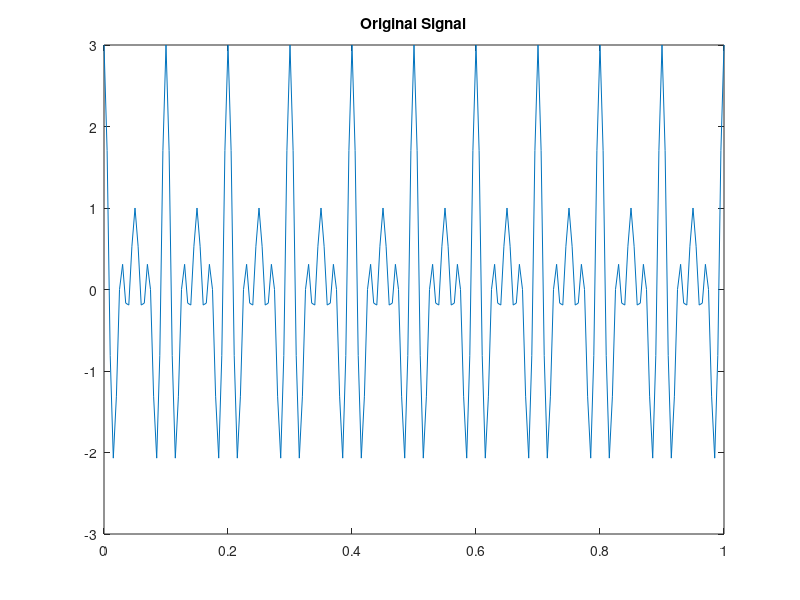
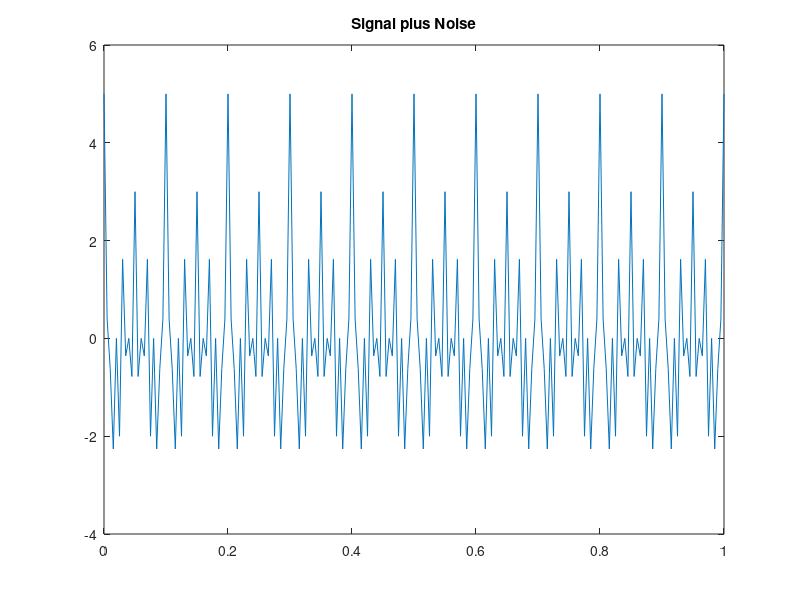
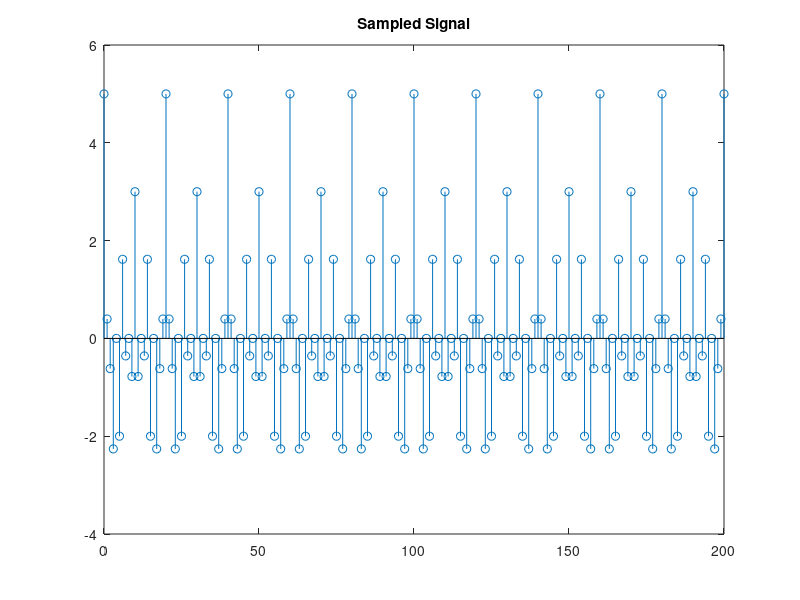
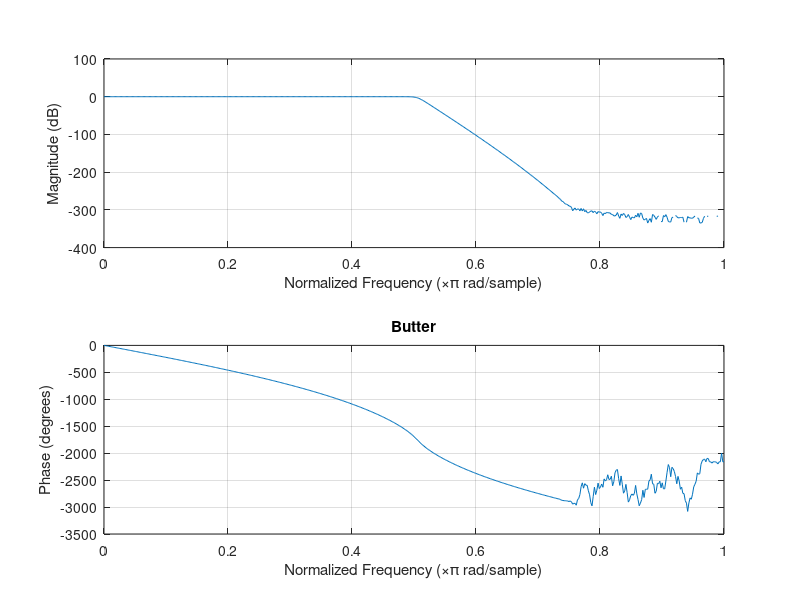

Write MATLAB code to recreate these figures, in order.
%pkg load signal % Octave only, comment out for Matlab
wp = 50/100;
ws = 60/100;
rp = 1;
rs = 100;
t = 0:0.005:1;
Fs = 200;

sig = cos(20*2*pi*t) + cos(30*2*pi*t) + cos(40*2*pi*t);
noise = cos(100*2*pi*t) + cos(60*2*pi*t);
figure;
plot(t, sig)
title('Original Signal')
saveas(gcf, 'original.jpg')
total = sig + noise;
figure;
plot(t, total)
title('Signal plus Noise')
saveas(gcf, 'with_noise.jpg')

n1 = 0:length(t)-1;
total_d = cos(20*2*pi*n1/Fs) + cos(30*2*pi*n1/Fs) + cos(40*2*pi*n1/Fs) + cos(100*2*pi*n1/Fs) + cos(60*2*pi*n1/Fs);
figure;
stem(n1, total_d)
title('Sampled Signal')
saveas(gcf, 'sampled.jpg')


[n, Wn] = buttord(wp, ws, rp, rs);
[b, a] = butter(n, Wn);
figure;
freqz(b, a)
title('Butter')
saveas(gcf, 'Butter_response.jpg')
yb = filter(b, a, total_d);
figure;
stem(n1, yb)
title('Butterworth Filtered Discrete')
saveas(gcf, 'butter_filtered.jpg')
but_err = mean(abs(sig - yb) / mean(abs(sig)));
fprintf('Butterworth Filter Error: %4.4f\n', but_err);
figure;
plot(t, yb)
title('Butterworth Continuous')
saveas(gcf, 'but_cont.jpg')

[nc, Wnc] = cheb1ord(wp, ws, rp, rs);
[bc, ac] = cheby1(nc, rp, Wnc);
figure;
freqz(bc, ac)
title('cheby1')
saveas(gcf, 'cheby1_response.jpg')
figure;
yc1 = filter(bc, ac, total_d);
stem(n1, yc1)
title('Cheby1 filtered')
saveas(gcf, 'cheby1_filt.jpg')
c1_err = mean(abs(sig - yc1) / mean(abs(sig)));
fprintf('Chebyshev Type I Filter Error: %4.4f\n', c1_err);
figure;
plot(t, yc1)
title('Chebyshev I continuous')
saveas(gcf, 'cheby1_cont.jpg')

[nc2, Wnc2] = cheb2ord(wp, ws, rp, rs);
[bc2, ac2] = cheby1(nc2, rs, Wnc2);
figure;
freqz(bc2, ac2)
title('cheby2')
saveas(gcf, 'cheby2_response.jpg')
figure;
yc2 = filter(bc2, ac2, total_d);
stem(n1, yc2)
title('Cheby2 filtered')
saveas(gcf, 'cheby2_filt.jpg')
c2_err = mean(abs(sig - yc2) / mean(abs(sig)));
fprintf('Chebyshev Type II Filter Error: %4.4f\n', c2_err);
figure;
plot(t, yc2)
title('Chebyshev II continuous')
saveas(gcf, 'cheby2_cont.jpg')

[ne, Wne] = ellipord(wp, ws, rp, rs);
[be, ae] = ellip(ne, rp, rs, Wne);
figure;
freqz(be, ae)
title('ellipse')
saveas(gcf, 'ellipse_response.jpg')
figure;
ye = filter(be, ae, total_d);
stem(n1, ye)
title('Ellipse filtered')
saveas(gcf, 'ellipse_filt.jpg')
e_err = mean(abs(sig - ye) / mean(abs(sig)));
fprintf('Ellipse Filter Error: %4.4f\n', e_err);
figure;
plot(t, ye)
title('Ellipse continuous')
saveas(gcf, 'e_cont.jpg')
